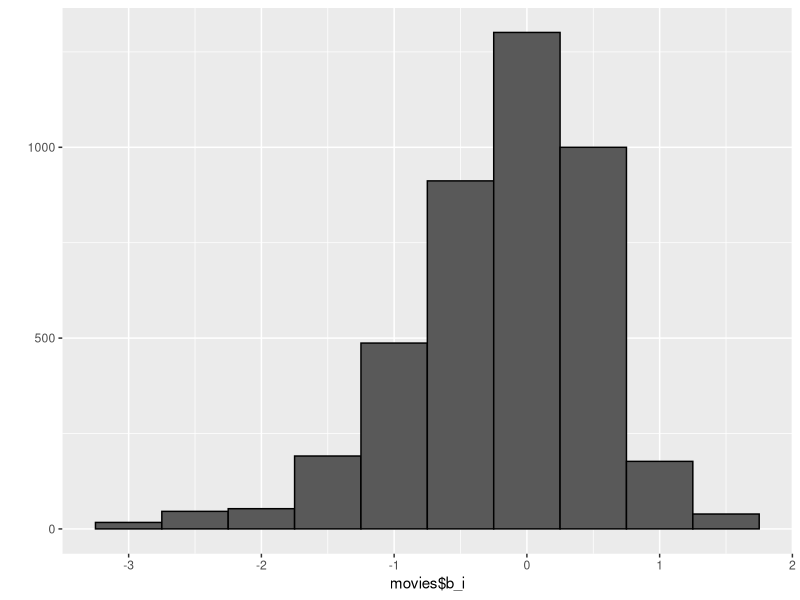

The R script that drew this image: (Note: this script raises an error after producing the figure.)
library(tidyverse)
library(dslabs)
data("movielens")

set.seed(2006)
indexes <- split(1:nrow(movielens), movielens$userId)
test_ind <- sapply(indexes, function(ind) sample(ind, ceiling(length(ind)*.2))) |>
  unlist(use.names = TRUE) |> sort()
test_df <- movielens[test_ind,]
train_df <- movielens[-test_ind,]

test_df <- test_df |> 
  semi_join(train_df, by = "movieId")
train_df <- train_df |> 
  semi_join(test_df, by = "movieId")

#y <- select(train_df, movieId, userId, rating) |>
#  pivot_wider(names_from = movieId, values_from = rating) 
#rnames <- y$userId
#y <- as.matrix(y[,-1])
#rownames(y) <- rnames

#movie_map <- train_df |> select(movieId, title) |> distinct(movieId, .keep_all = TRUE)

RMSE <- function(true_ratings, predicted_ratings){
  sqrt(mean((true_ratings - predicted_ratings)^2))
}

mu <- mean(train_df$rating, na.rm = TRUE)

rmse_results <- tibble(method = "Just the average", RMSE = RMSE(test_df$rating, mu))

#- My Code ----
#Create dfs for movies, users, and genres
#movies <- distinct(train_df, movieId, title, genres_one_hot, .keep_all=FALSE) %>% arrange(movieId)
movies <- distinct(train_df, movieId, title, .keep_all=FALSE) %>% arrange(movieId)
movies$year <- as.integer(str_extract(movies$title, "(?<=\\()\\d{4}(?=\\))"))
users <- as.data.frame(sort(unique(train_df$userId)))
#genres <- as.data.frame(sort(unique(unlist(train_df$genre_list))))
genre_groups <- as.data.frame(sort(unique(unlist(train_df$genres))))
colnames(users) <- "userId"
#colnames(genres) <- "genre"
colnames(genre_groups) <- "genre"

# Code to check for missing or empty values in genres
# Not needed b/c we already confirmed same movieIds in both
#missing_values <- sum(sapply(train_df$genre_list, function(x) any(is.na(x))))
#empty_values <- sum(sapply(train_df$genre_list, function(x) length(x) == 0))

# Clear out partitions, df and final holdout (until needed)
rm(movies_file, ratings_file, partition, partitions, df)
#rm(final_holdout_test)

#--------------------------
# Movie, User, and Genre Statistics
#TODO: If time, fix this code so that it doesn't re-add the columns if they already exist
#TODO: Textbook uses movies rated five times or more, and users that with 100 ratings or more (Implement if time)

# Average of All Ratings
#mu <- mean(train_df$rating)

# Grouped genres
genre_group_count <- as.data.frame(table(unlist(train_df$genres)))
colnames(genre_group_count) <- c("genre", "count")
genre_groups <- merge(genre_groups, genre_group_count, by = "genre", all.x = TRUE)
rm(genre_group_count)

genre_group_rating_avg <- aggregate(
  data = train_df,
  rating ~ genres,
  FUN = mean)
colnames(genre_group_rating_avg) <- c("genre", "avg_rating")
genre_groups <- merge(genre_groups, genre_group_rating_avg, by = "genre", all.x = TRUE)
rm(genre_group_rating_avg)

user_rating_count <- as.data.frame(table(train_df$userId))
colnames(user_rating_count) <- c("userId", "count")
users <- merge(users, user_rating_count, by = "userId", all.x = TRUE)
rm(user_rating_count)

user_rating_avg <- aggregate(rating ~ userId, data = train_df, FUN = mean)
colnames(user_rating_avg) <- c("userId", "avg_rating")
users <- merge(users, user_rating_avg, by = "userId", all.x = TRUE)
rm(user_rating_avg)

movie_rating_counts <- as.data.frame(table(train_df$movieId))
colnames(movie_rating_counts) <- c("movieId", "count")
movies <- merge(movies, movie_rating_counts, by = "movieId", all.x = TRUE)
rm(movie_rating_counts)

movie_rating_avg <- aggregate(rating ~ movieId, data = train_df, FUN = mean)
colnames(movie_rating_avg) <- c("movieId", "avg_rating")
movies <- merge(movies, movie_rating_avg, by = "movieId", all.x = TRUE)
rm(movie_rating_avg)

#----

movie_bias <- aggregate((rating-mu) ~ movieId, data = train_df, FUN = mean)
colnames(movie_bias) <- c("movieId", "b_i")
train_df <- merge(train_df, movie_bias, by = "movieId", all.x = TRUE)
movies <- merge(movies, movie_bias, by = "movieId", all.x = TRUE)
# Filter:
#movies <- movies %>%
#  mutate(b_i = ifelse(count < 100, 0, b_i))
rm(movie_bias)

# Their Plot:
qplot(movies$b_i, bins = 10, color = I("black"))


movies$predicted <- mu + movies$b_i
test_df <- left_join(test_df, movies[,c("movieId", "predicted")], by="movieId")
rmse_results <- rbind(rmse_results, data.frame(
  method = "b_i",
  RMSE = RMSE(test_df$rating, test_df$predicted)
))

#---
user_bias <- aggregate((rating-(b_i + mu)) ~ userId, data = train_df, FUN = mean)
colnames(user_bias) <- c("userId", "b_u")
train_df <- merge(train_df, user_bias, by = "userId", all.x = TRUE)
users <- merge(users, user_bias, by = "userId", all.x = TRUE)

b_u <- users$b_u[match(test_df$userId, users$userId)]
b_i <- movies$b_i[match(test_df$movieId, movies$movieId)]
test_df$predicted <- mu + b_i + b_u
rmse_results <- rbind(rmse_results, data.frame(
  method = "b_i + b_u",
  RMSE = RMSE(test_df$rating, test_df$predicted)
))

#---
movies <- merge(movies, aggregate((rating-mu) ~ movieId, data = train_df, FUN = sum) %>%
                  setNames(c("movieId", "sum")), by="movieId")
l1_values <- seq(0, 10, 0.1) #Their values
l1_plot <- data.frame(Lambda = character(),
                      RMSE = numeric(),
                      stringsAsFactors = FALSE)
for (l1 in l1_values){
  movies$b_i_reg <- movies$sum / (movies$count + l1)
  # Filter:
  #movie_bias <- movie_bias %>%
  #  mutate(b_i = ifelse(count < 5, 0, b_i))
  b_i <- movies$b_i_reg[match(test_df$movieId, movies$movieId)]
  predicted <- mu + b_i
  l1_plot <- rbind(l1_plot, data.frame(
    Lambda = l1,
    RMSE = calculate_rmse(test_df$rating,predicted)))
}


qplot(l1_plot$Lambda, l1_plot$RMSE, geom = "line")+
  xlab("Lambda") +
  ylab("RMSE") +
  ggtitle("Lambda L1 vs. RMSE")
